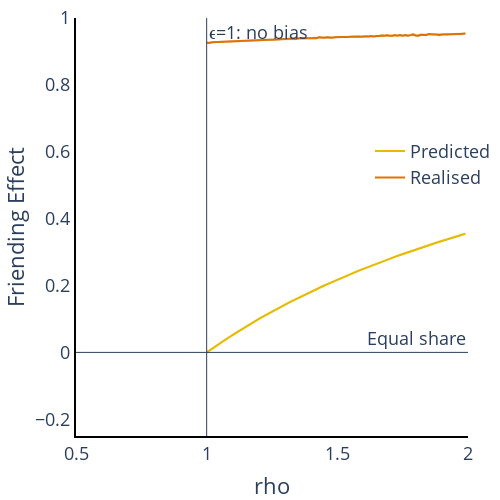

Here is the notebook cell this chart was saved with:
### Markdown cell above
### Rho Friending

### Code cell
Friending_rho_epsilon125 = plotly_lines.plot_MTO_sim_results(plotly_lines(), data=df_rho[df_rho['epsilon'] == 1.25], x_var='rho', y_var='Friend_Bias', x_range=[0.5,2], y_range=[0,1], x_title='rho', y_title='Exposure', with_predicted=True, colors=['rgba(224,116,0,1)', 'rgba(229,187,0,1)'], legend_text='High')


fig_Friending_rho = go.Figure(data = Friending_rho_epsilon125.data)

fig_Friending_rho.update_layout(
    title = None, 
    font=dict(size = 18),
    xaxis_title = 'rho', 
    yaxis_title = 'Friending Effect',
    width = 500, height = 500,
    showlegend = True, 
    legend=dict(x=0.75,y=0.65),
    legend_title_text = '',
    xaxis_range = [0.5,2],
    yaxis_range = [-0.25,1],
    margin=dict(b=5,l=5,r=5,t=5),
    xaxis = dict(showgrid = False, showline = True, linecolor = 'rgb(0,0,0)', linewidth = 2), 
    yaxis = dict(showgrid = False, showline = True, linecolor = 'rgb(0,0,0)', linewidth = 2),
    plot_bgcolor='rgba(0,0,0,0)')


fig_Friending_rho.add_hline(y=0, line_width=1, annotation_text = 'Equal share')
fig_Friending_rho.add_vline(x=1, line_width=1, annotation_text = 'ϵ=1: no bias')
